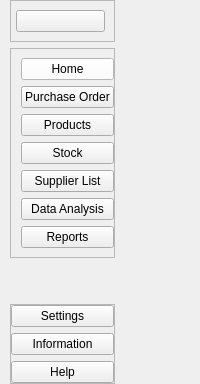
     <widget class="QWidget" name="leftMenuContainer" native="true">
      <property name="enabled">
       <bool>true</bool>
      </property>
      <property name="sizePolicy">
       <sizepolicy hsizetype="Preferred" vsizetype="Preferred">
        <horstretch>0</horstretch>
        <verstretch>0</verstretch>
       </sizepolicy>
      </property>
      <property name="minimumSize">
       <size>
        <width>0</width>
        <height>0</height>
       </size>
      </property>
      <property name="maximumSize">
       <size>
        <width>249</width>
        <height>16777215</height>
       </size>
      </property>
      <layout class="QVBoxLayout" name="verticalLayout">
       <property name="leftMargin">
        <number>0</number>
       </property>
       <property name="topMargin">
        <number>0</number>
       </property>
       <property name="rightMargin">
        <number>0</number>
       </property>
       <property name="bottomMargin">
        <number>0</number>
       </property>
       <item alignment="Qt::AlignLeft">
        <widget class="QWidget" name="leftMenuSubContainer" native="true">
         <layout class="QVBoxLayout" name="verticalLayout_2">
          <property name="leftMargin">
           <number>10</number>
          </property>
          <property name="topMargin">
           <number>0</number>
          </property>
          <property name="rightMargin">
           <number>0</number>
          </property>
          <property name="bottomMargin">
           <number>0</number>
          </property>
          <item alignment="Qt::AlignTop">
           <widget class="QFrame" name="frame">
            <property name="frameShape">
             <enum>QFrame::StyledPanel</enum>
            </property>
            <property name="frameShadow">
             <enum>QFrame::Raised</enum>
            </property>
            <layout class="QHBoxLayout" name="horizontalLayout_2">
             <property name="leftMargin">
              <number>5</number>
             </property>
             <item>
              <widget class="QPushButton" name="menuBtn">
               <property name="toolTip">
                <string>Menu</string>
               </property>
               <property name="text">
                <string/>
               </property>
               <property name="icon">
                <iconset resource="icons/icons.qrc">
                 <normaloff>:/icons/align-justify.svg</normaloff>:/icons/align-justify.svg</iconset>
               </property>
               <property name="iconSize">
                <size>
                 <width>24</width>
                 <height>24</height>
                </size>
               </property>
              </widget>
             </item>
            </layout>
           </widget>
          </item>
          <item alignment="Qt::AlignTop">
           <widget class="QFrame" name="frame_2">
            <property name="sizePolicy">
             <sizepolicy hsizetype="Preferred" vsizetype="Expanding">
              <horstretch>0</horstretch>
              <verstretch>0</verstretch>
             </sizepolicy>
            </property>
            <property name="frameShape">
             <enum>QFrame::StyledPanel</enum>
            </property>
            <property name="frameShadow">
             <enum>QFrame::Raised</enum>
            </property>
            <layout class="QVBoxLayout" name="verticalLayout_3">
             <property name="leftMargin">
              <number>10</number>
             </property>
             <property name="rightMargin">
              <number>0</number>
             </property>
             <item>
              <widget class="QPushButton" name="pushButton_2">
               <property name="toolTip">
                <string>Home</string>
               </property>
               <property name="styleSheet">
                <string notr="true">background-color: rgb(255, 255, 255);
color:black;</string>
               </property>
               <property name="text">
                <string>Home</string>
               </property>
               <property name="icon">
                <iconset resource="icons/icons.qrc">
                 <normaloff>:/icons/home.svg</normaloff>:/icons/home.svg</iconset>
               </property>
               <property name="iconSize">
                <size>
                 <width>24</width>
                 <height>24</height>
                </size>
               </property>
              </widget>
             </item>
             <item>
              <widget class="QPushButton" name="pushButton_3">
               <property name="toolTip">
                <string>Fill In The Information or Data About Product</string>
               </property>
               <property name="text">
                <string>Purchase Order</string>
               </property>
               <property name="icon">
                <iconset resource="icons/icons.qrc">
                 <normaloff>:/icons/list.svg</normaloff>:/icons/list.svg</iconset>
               </property>
               <property name="iconSize">
                <size>
                 <width>24</width>
                 <height>24</height>
                </size>
               </property>
              </widget>
             </item>
             <item>
              <widget class="QPushButton" name="pushButton_12">
               <property name="text">
                <string>Products</string>
               </property>
               <property name="icon">
                <iconset resource="icons/icons.qrc">
                 <normaloff>:/icons/clipboard.svg</normaloff>:/icons/clipboard.svg</iconset>
               </property>
               <property name="iconSize">
                <size>
                 <width>24</width>
                 <height>24</height>
                </size>
               </property>
              </widget>
             </item>
             <item>
              <widget class="QPushButton" name="pushButton_9">
               <property name="toolTip">
                <string>View All Products Data Registered</string>
               </property>
               <property name="text">
                <string>Stock</string>
               </property>
               <property name="icon">
                <iconset resource="icons/icons.qrc">
                 <normaloff>:/icons/archive.svg</normaloff>:/icons/archive.svg</iconset>
               </property>
               <property name="iconSize">
                <size>
                 <width>25</width>
                 <height>24</height>
                </size>
               </property>
              </widget>
             </item>
             <item>
              <widget class="QPushButton" name="pushButton_4">
               <property name="toolTip">
                <string>Edit Registered Products</string>
               </property>
               <property name="text">
                <string>Supplier List</string>
               </property>
               <property name="icon">
                <iconset resource="icons/icons.qrc">
                 <normaloff>:/icons/edit.svg</normaloff>:/icons/edit.svg</iconset>
               </property>
               <property name="iconSize">
                <size>
                 <width>24</width>
                 <height>24</height>
                </size>
               </property>
              </widget>
             </item>
             <item>
              <widget class="QPushButton" name="pushButton">
               <property name="toolTip">
                <string>Analysis product Data </string>
               </property>
               <property name="text">
                <string>Data Analysis</string>
               </property>
               <property name="icon">
                <iconset resource="icons/icons.qrc">
                 <normaloff>:/icons/bar-chart.svg</normaloff>:/icons/bar-chart.svg</iconset>
               </property>
               <property name="iconSize">
                <size>
                 <width>24</width>
                 <height>24</height>
                </size>
               </property>
              </widget>
             </item>
             <item>
              <widget class="QPushButton" name="pushButton_8">
               <property name="toolTip">
                <string>Print Product data </string>
               </property>
               <property name="text">
                <string>Reports</string>
               </property>
               <property name="icon">
                <iconset resource="icons/icons.qrc">
                 <normaloff>:/icons/printer.svg</normaloff>:/icons/printer.svg</iconset>
               </property>
               <property name="iconSize">
                <size>
                 <width>25</width>
                 <height>24</height>
                </size>
               </property>
              </widget>
             </item>
            </layout>
           </widget>
          </item>
          <item>
           <spacer name="verticalSpacer_2">
            <property name="orientation">
             <enum>Qt::Vertical</enum>
            </property>
            <property name="sizeHint" stdset="0">
             <size>
              <width>20</width>
              <height>40</height>
             </size>
            </property>
           </spacer>
          </item>
          <item alignment="Qt::AlignBottom">
           <widget class="QFrame" name="frame_3">
            <property name="frameShape">
             <enum>QFrame::StyledPanel</enum>
            </property>
            <property name="frameShadow">
             <enum>QFrame::Raised</enum>
            </property>
            <layout class="QVBoxLayout" name="verticalLayout_4">
             <property name="leftMargin">
              <number>0</number>
             </property>
             <property name="topMargin">
              <number>0</number>
             </property>
             <property name="rightMargin">
              <number>0</number>
             </property>
             <property name="bottomMargin">
              <number>0</number>
             </property>
             <item>
              <widget class="QPushButton" name="pushButton_7">
               <property name="toolTip">
                <string>Application Settings</string>
               </property>
               <property name="text">
                <string>Settings</string>
               </property>
               <property name="icon">
                <iconset resource="icons/icons.qrc">
                 <normaloff>:/icons/settings.svg</normaloff>:/icons/settings.svg</iconset>
               </property>
               <property name="iconSize">
                <size>
                 <width>24</width>
                 <height>24</height>
                </size>
               </property>
              </widget>
             </item>
             <item>
              <widget class="QPushButton" name="pushButton_5">
               <property name="toolTip">
                <string>Information </string>
               </property>
               <property name="text">
                <string>Information</string>
               </property>
               <property name="icon">
                <iconset resource="icons/icons.qrc">
                 <normaloff>:/icons/info.svg</normaloff>:/icons/info.svg</iconset>
               </property>
               <property name="iconSize">
                <size>
                 <width>24</width>
                 <height>24</height>
                </size>
               </property>
              </widget>
             </item>
             <item>
              <widget class="QPushButton" name="pushButton_6">
               <property name="toolTip">
                <string>Get More Help</string>
               </property>
               <property name="text">
                <string>Help</string>
               </property>
               <property name="icon">
                <iconset resource="icons/icons.qrc">
                 <normaloff>:/icons/help-circle.svg</normaloff>:/icons/help-circle.svg</iconset>
               </property>
               <property name="iconSize">
                <size>
                 <width>24</width>
                 <height>24</height>
                </size>
               </property>
              </widget>
             </item>
            </layout>
           </widget>
          </item>
         </layout>
        </widget>
       </item>
      </layout>
     </widget>
